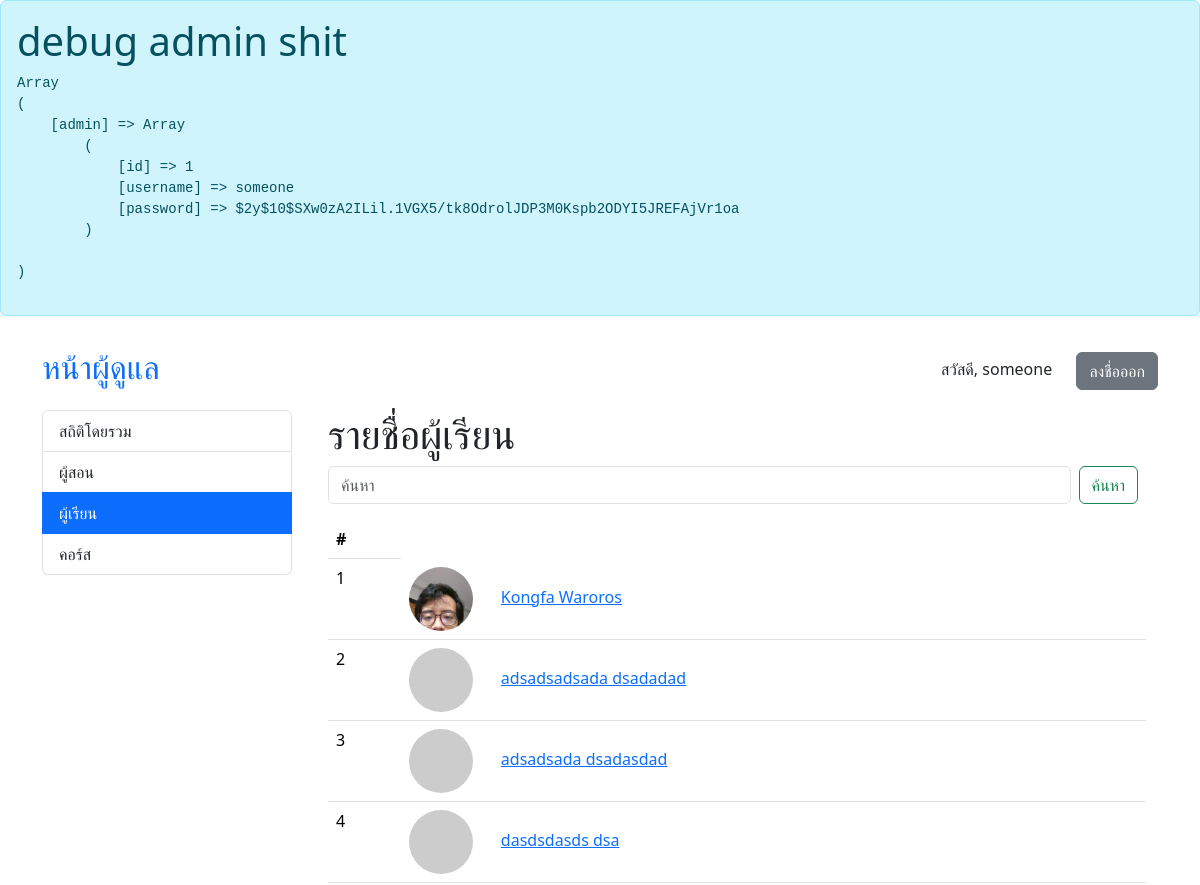
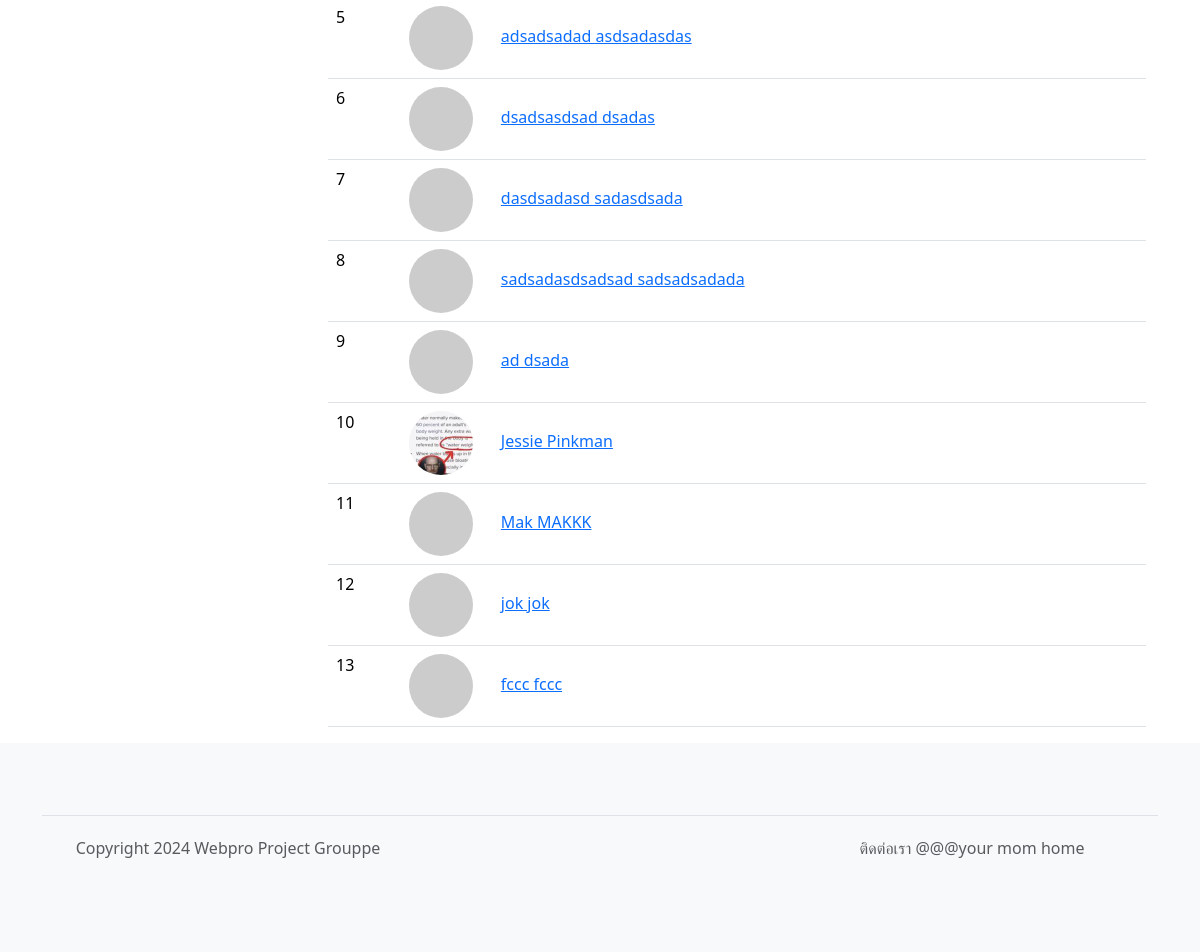
/admin/students.php (signed in), run on the app's committed database (2 pictures, top to bottom).
### tables this page shows
CREATE TABLE "students" (
	"id"	INTEGER,
	"username"	VARCHAR(32) NOT NULL,
	"first_name"	VARCHAR(64) NOT NULL,
	"last_name"	VARCHAR(64) NOT NULL,
	"profile_pic_hash"	CHARACTER(32),
	"password"	CHARACTER(72) NOT NULL,
	"email"	VARCHAR(64) NOT NULL,
	"phone"	VARCHAR(16),
	"created_date"	DATETIME,
	PRIMARY KEY("id" AUTOINCREMENT)
);

### admin/students.php (called while the page is built, shortened)
<?php
require 'template_init.php';
require 'template_header.php';
$header = "รายชื่อผู้เรียน";
$editpage = "student";
if (isset($_GET['begin'])) {
	$begin = $_GET['begin'];
} else {
	$begin = 0;
}
$search = "";
$list = $db->get_student_simple_list($begin, $search);
require 'si_list.php';
?>

### core.php (called while the page is built, shortened)
<?php
require 'shopping.php';
require 'common.php';
	class App extends SQLite3 {
			?>
				</form><?php
		function admin_is_logged_in() {
			return isset($_SESSION["admin"]);
		}
		function get_student_simple_list($begin, $search) {
			return $this->get_simple_list('students', $begin, $search);
		}
		function get_simple_list($table, $begin, $search) {
			$filter = "";
			$sql = "SELECT profile_pic_hash, id, username, first_name || ' ' || last_name AS name FROM $table" . $filter;
			$ret = $this->query($sql);
			$instructors = array();
			while($row = $ret->fetchArray(SQLITE3_ASSOC)) {
				$row = prepare_other_data($row, '../');
				$instructors[] = $row;
			}
			return $instructors;
		}
	}
?>

### common.php (called while the page is built, shortened)
<?php
function prepare_other_data($row, $prefix = "") {
	if (isset($row['profile_pic_hash'])) {
		if ($row['profile_pic_hash'] != "") {
			$row['pfplink'] = $prefix . "avatars/" . $row['profile_pic_hash'] . '.jpg';
			return $row;
		}
	}
	$row['pfplink'] = get_pfplink_from_seed('saltPROJECTGROUPPE' . md5($row['username']));
	return $row;
}
function get_pfplink_from_seed($ident) {
	return "https://api.dicebear.com/7.x/thumbs/svg?seed=" . $ident;
}
?>

### admin/si_list.php (the view, shortened to what this page needs)
<div class="container">
<h1><?php echo $header; ?></h1>
	<form class="d-flex" role="search">
		<input class="form-control me-2" name="search" value="<?php echo isset($_GET['search']) ? $_GET['search'] : '' ?>" type="search" placeholder="ค้นหา" aria-label="Search">
		<button class="btn btn-outline-success me-2" type="submit">ค้นหา</button>
	</form>
	<table class="table">
	<thead>
		<tr>
			<th scope="col">#</th>
		</tr>
	</thead>
	<tbody>
		<?php
			foreach ($list as $i) {
				echo "<tr>";
				echo "<td>{$i['id']}</td>";
				echo "<td><img src=\"{$i['pfplink']}\" alt=\"avatar\" width=\"64\" height=\"64\" class=\"rounded-circle me-4\"> ";
				echo "<a href=\"" . $editpage . ".php?id={$i['id']}\">{$i['name']}</a>";
				echo "</td>";
				echo "</tr>";
			}
		?>
	</tbody>
	</table>
</div>
<?php
require 'template_footer.php';
?>

### admin/template_init.php (shortened to what this page needs)
<?php
	require '../core.php';
	?>
	<div class="alert alert-info">
		<h1>debug admin shit</h1>
		<pre><?php print_r($_SESSION); ?></pre>
	</div>

### admin/template_header.php (shortened to what this page needs)
<?php
	$menu = array(
		"index" => 'สถิติโดยรวม',
		"instructors" => 'ผู้สอน',
		"students" => 'ผู้เรียน',
		"courses" => 'คอร์ส',
	);
?>
<!DOCTYPE html>
<html lang="en">
<head>
	<link href="https://cdn.jsdelivr.net/npm/bootstrap@5.3.3/dist/css/bootstrap.min.css" rel="stylesheet">
	<link rel="stylesheet" href="https://cdn.jsdelivr.net/npm/bootstrap-icons@1.11.3/font/bootstrap-icons.min.css">
</head>
<body>
	<?php if ($db->admin_is_logged_in()) { ?>
	<header class="p-3">
		<div class="container">
			<div class="d-flex flex-wrap align-items-center justify-content-center justify-content-lg-start">
				<a href="index.php" class="d-flex align-items-center mb-2 mb-lg-0 text-decoration-none mb-md-0 me-lg-auto">
					<h2>หน้าผู้ดูแล</h2>
				</a>
				<div class="auth-section">
					<span style="margin-right: 20px">สวัสดี, <?php echo $_SESSION['admin']['username'] ?></span>
					<a href="signout.php" class="btn btn-secondary">ลงชื่อออก</a>
				</div>
			</div>
		</div>
	</header>
		<?php
	}
		?>
<?php if ($db->admin_is_logged_in()) { ?>
<div class="container">
	<div class="d-flex gap-4">
		<div class="list-group" style="min-width: 250px;">
			<?php
			foreach ($menu as $key => $value) {
				$active = ($key . '.php' == basename($_SERVER["PHP_SELF"])) ? "active" : "";
				echo "<a href=\"$key.php\" class=\"list-group-item list-group-item-action $active\">$value</a>";
			}
			?>
		</div>
<?php } ?>

### admin/template_footer.php
<?php if ($db->admin_is_logged_in()) { ?>
</div>
</div>
<?php } ?>
<footer class="py-5 text-center text-body-secondary bg-body-tertiary">
	<div class="container">
	<footer class="d-flex flex-wrap justify-content-between align-items-center py-3 my-4 border-top">
	<p class="col-md-4 mb-0 text-body-secondary">Copyright 2024 Webpro Project Grouppe</p>
	<a href="/" class="col-md-4 d-flex align-items-center justify-content-center mb-3 mb-md-0 me-md-auto link-body-emphasis text-decoration-none">
		<svg class="bi me-2" width="40" height="32"><use xlink:href="#bootstrap"></use></svg>
	</a>
	<p class="col-md-4 mb-0 text-body-secondary">ติดต่อเรา
	@@@your mom home</p>
	</footer>
</body>
</html>

### data on the page
students: id "1", shows a picture, name "Kongfa Waroros"
students: id "2", name "adsadsadsada dsadadad"
students: id "3", name "adsadsada dsadasdad"
students: id "4", name "dasdsdasds dsa"
students: id "5", name "adsadsadad asdsadasdas"
students: id "6", name "dsadsasdsad dsadas"
students: id "7", name "dasdsadasd sadasdsada"
students: id "8", name "sadsadasdsadsad sadsadsadada"
students: id "9", name "ad dsada"
students: id "10", shows a picture, name "Jessie Pinkman"
students: id "11", name "Mak MAKKK"
students: id "12", name "jok jok"
students: id "13", name "fccc fccc"

### other printed values
$_SESSION['admin']['username'] "someone"
$value "สถิติโดยรวม"
$value "ผู้สอน"
$value "ผู้เรียน"
$value "คอร์ส"
$header "รายชื่อผู้เรียน"
